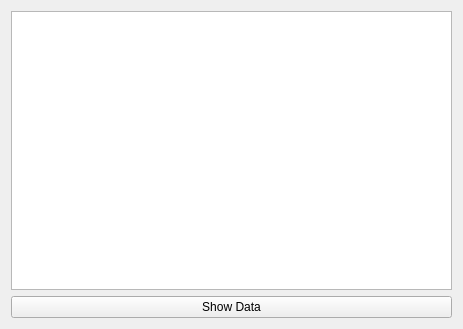
<?xml version="1.0" encoding="UTF-8"?>
<ui version="4.0">
 <class>Widget</class>
 <widget class="QWidget" name="Widget">
  <property name="geometry">
   <rect>
    <x>0</x>
    <y>0</y>
    <width>463</width>
    <height>329</height>
   </rect>
  </property>
  <property name="windowTitle">
   <string>Widget</string>
  </property>
  <layout class="QVBoxLayout" name="verticalLayout">
   <item>
    <widget class="QListView" name="listView"/>
   </item>
   <item>
    <widget class="QPushButton" name="pushButtonShowData">
     <property name="text">
      <string>Show Data</string>
     </property>
    </widget>
   </item>
  </layout>
 </widget>
 <resources/>
 <connections/>
</ui>
